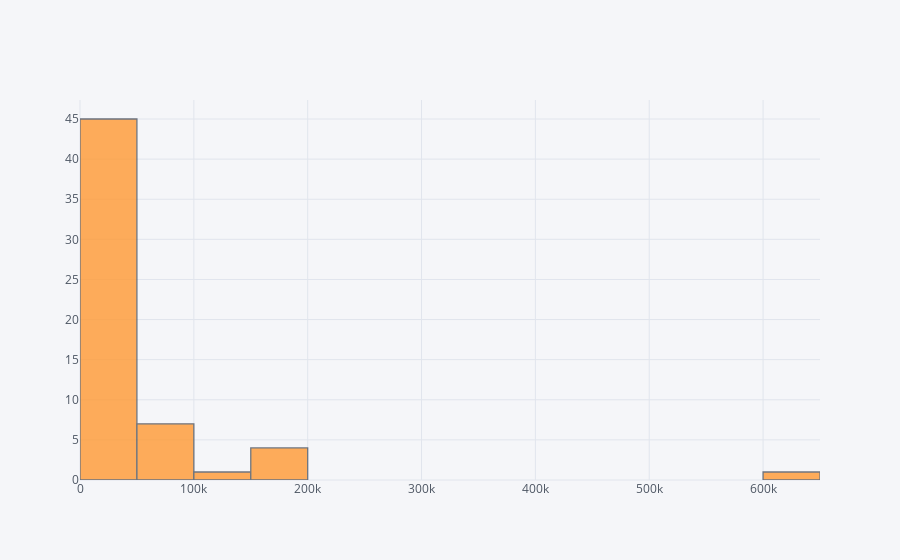

This figure's notebook cell:
### Code cell
county_df['AGE_5_9'].iplot(kind='hist', bins=20)

### Figure 1 — Plotly figure (JSON) as saved in the notebook; plotly's stock layout.template omitted (floating-point values rounded to 4 significant figures)
{"data": [{"histfunc": "count", "histnorm": "", "marker": {"color": "rgba(255, 153, 51, 1.0)", "line": {"color": "#4D5663", "width": 1.3}}, "name": "AGE_5_9", "nbinsx": 20, "opacity": 0.8, "orientation": "v", "type": "histogram", "x": [1567, 564, 2410, 640, 10537, 1595, 7324, 4326, 968, 12439, 5872, 75040, 3574, 5259, 121928, 94546, 821, 985, 11126, 28462, 4950, 11756, 44729, 1733, 2115, 15071, 22167, 131, 23604, 7292, 98112, 828, 4326, 1655, 12235, 80, 30577, 11564, 8576, 29263, 2239, 2501, 39950, 15481, 54810, 27311, 72285, 40013, 68694, 157368, 13773, 56970, 198769, 167065, 26303, 194029, 633690, 13841]}], "layout": {"barmode": "overlay", "legend": {"bgcolor": "#F5F6F9", "font": {"color": "#4D5663"}}, "paper_bgcolor": "#F5F6F9", "plot_bgcolor": "#F5F6F9", "titlefont": {"color": "#4D5663"}, "xaxis1": {"gridcolor": "#E1E5ED", "showgrid": true, "tickfont": {"color": "#4D5663"}, "title": "", "titlefont": {"color": "#4D5663"}, "zerolinecolor": "#E1E5ED"}, "yaxis1": {"gridcolor": "#E1E5ED", "showgrid": true, "tickfont": {"color": "#4D5663"}, "title": "", "titlefont": {"color": "#4D5663"}, "zerolinecolor": "#E1E5ED"}}}
